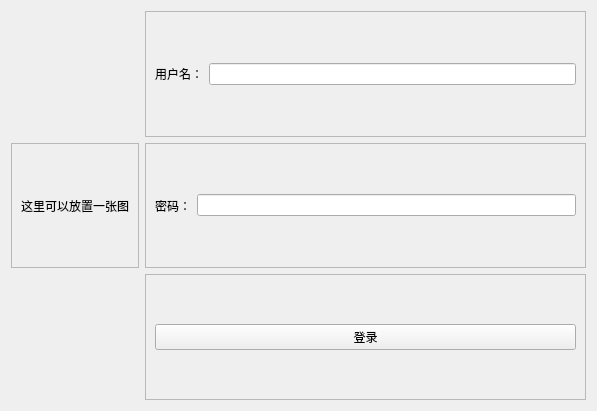
<?xml version="1.0" encoding="UTF-8"?>
<ui version="4.0">
 <class>Form</class>
 <widget class="QWidget" name="Form">
  <property name="geometry">
   <rect>
    <x>0</x>
    <y>0</y>
    <width>597</width>
    <height>411</height>
   </rect>
  </property>
  <property name="windowTitle">
   <string>Form</string>
  </property>
  <layout class="QGridLayout" name="gridLayout">
   <item row="0" column="1">
    <widget class="QFrame" name="frame">
     <property name="frameShape">
      <enum>QFrame::StyledPanel</enum>
     </property>
     <property name="frameShadow">
      <enum>QFrame::Raised</enum>
     </property>
     <layout class="QHBoxLayout" name="horizontalLayout">
      <item>
       <widget class="QLabel" name="label">
        <property name="text">
         <string>用户名：</string>
        </property>
       </widget>
      </item>
      <item>
       <widget class="QLineEdit" name="lineEdit"/>
      </item>
     </layout>
    </widget>
   </item>
   <item row="1" column="0">
    <widget class="QFrame" name="frame_4">
     <property name="frameShape">
      <enum>QFrame::StyledPanel</enum>
     </property>
     <property name="frameShadow">
      <enum>QFrame::Raised</enum>
     </property>
     <layout class="QHBoxLayout" name="horizontalLayout_4">
      <item>
       <widget class="QLabel" name="label_3">
        <property name="text">
         <string>这里可以放置一张图</string>
        </property>
       </widget>
      </item>
     </layout>
    </widget>
   </item>
   <item row="1" column="1">
    <widget class="QFrame" name="frame_2">
     <property name="frameShape">
      <enum>QFrame::StyledPanel</enum>
     </property>
     <property name="frameShadow">
      <enum>QFrame::Raised</enum>
     </property>
     <layout class="QHBoxLayout" name="horizontalLayout_2">
      <item>
       <widget class="QLabel" name="label_2">
        <property name="text">
         <string>密码：</string>
        </property>
       </widget>
      </item>
      <item>
       <widget class="QLineEdit" name="lineEdit_2"/>
      </item>
     </layout>
    </widget>
   </item>
   <item row="2" column="1">
    <widget class="QFrame" name="frame_3">
     <property name="frameShape">
      <enum>QFrame::StyledPanel</enum>
     </property>
     <property name="frameShadow">
      <enum>QFrame::Raised</enum>
     </property>
     <layout class="QHBoxLayout" name="horizontalLayout_3">
      <item>
       <widget class="QPushButton" name="pushButton">
        <property name="text">
         <string>登录</string>
        </property>
       </widget>
      </item>
     </layout>
    </widget>
   </item>
  </layout>
 </widget>
 <resources/>
 <connections/>
</ui>
